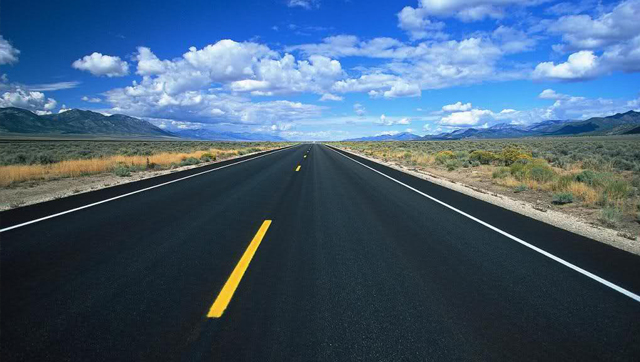
#> input picture images/road_4.jpg, 640 x 362 px
$ python road-segment.py   (Python 2 division)
#> lines starting #> are read from the running program, lines starting #| are printed output that depends on the picture; after the words box and inside, x2 and y2 are one past the last pixel; in counts of white or black regions, pixels touching at a corner belong together
import numpy as np
import cv2
from matplotlib import pyplot as plt
from PIL import Image
import imutils

def invert_img(img):
    img = (255-img)
    return img

def demi_img_fun(img):
    img_height = img.shape[0]
    img_width = img.shape[1]

    #img_demi = img[(img_height/2):img_height , 0:img_width]
    #img_demi = img[(img_height/2):img_height , (img_width/4):3*(img_width/4)]
    #img_demi = img[4*(img_height/5):img_height , 0:img_width]   # Don't use this, it fails on some test cases
    img_demi = img[4*(img_height/5):img_height , (img_width/4):3*(img_width/4)]

    return img_demi

def histogram_backprojection(img, img_demi):
    hsvt = cv2.cvtColor(img_demi,cv2.COLOR_BGR2HSV)
    hsvt_f = cv2.cvtColor(img,cv2.COLOR_BGR2HSV)

    # calculating object histogram
    roihist = cv2.calcHist([hsvt],[0, 1], None, [180, 256], [0, 180, 0, 256] )

    # normalize histogram and apply backprojection
    cv2.normalize(roihist,roihist,0,255,cv2.NORM_MINMAX)
    dst = cv2.calcBackProject([hsvt_f],[0,1],roihist,[0,180,0,256],1)

    # Now convolute with circular disc
    disc = cv2.getStructuringElement(cv2.MORPH_ELLIPSE,(5,5))
    cv2.filter2D(dst,-1,disc,dst)

    # threshold and binary AND
    ret,thresh = cv2.threshold(dst,50,255,0)
    thresh_one = thresh.copy()
    thresh = cv2.merge((thresh,thresh,thresh))
    #res = cv2.bitwise_and(img,thresh)

    return thresh

# [43 lines left out: functions morph_trans, watershed, not called in this run]


#img = cv2.imread('images/coins_clustered.jpg')


img = cv2.imread('images/road_4.jpg')
#> img is the input picture: shape (362, 640, 3); mean B, G, R 117.9, 92.9, 67.7
#img = cv2.imread('images/road_0.bmp')

img = imutils.resize(img, height = 300)
#> img: shape (300, 530, 3)

img_height = img.shape[0]
#> img_height = 300
img_width = img.shape[1]
#> img_width = 530

# Getting the lower part of the image
img_demi = demi_img_fun(img)
#> in demi_img_fun, `img_demi = img[4*(img_height/5):img_height , (img_width/4):3*(img_widt..`:
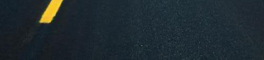
#> img_demi: shape (60, 264, 3); mean B, G, R 48, 42.7, 32.1
thresh = histogram_backprojection(img, img_demi)
#> in histogram_backprojection, `hsvt = cv2.cvtColor(img_demi,cv2.COLOR_BGR2HSV)`: hsvt: shape (60, 264, 3); mean H, S, V 100.7, 105.7, 51.3
#> in histogram_backprojection, `hsvt_f = cv2.cvtColor(img,cv2.COLOR_BGR2HSV)`: hsvt_f: shape (300, 530, 3); mean H, S, V 94.7, 115.3, 122.7
#> in histogram_backprojection, `roihist = cv2.calcHist([hsvt],[0, 1], None, [180, 256], [0, 180, 0, 25..`:
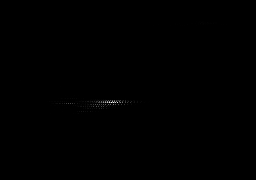
#> roihist: shape (180, 256) float32; min 0, max 395, mean 0.3; drawn with min black and max white
#> in histogram_backprojection, `cv2.normalize(roihist,roihist,0,255,cv2.NORM_MINMAX)`: roihist: shape (180, 256) float32; 2.55% of pixels changed, all inside (x1, y1, x2, y2) = (7, 10, 237, 174)
#> in histogram_backprojection, `dst = cv2.calcBackProject([hsvt_f],[0,1],roihist,[0,180,0,256],1)`:
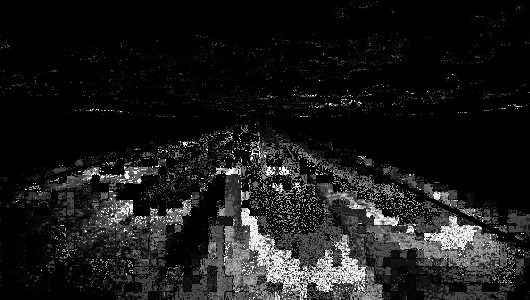
#> dst: shape (300, 530); min 0, max 255, mean 26.5
#> in histogram_backprojection, `cv2.filter2D(dst,-1,disc,dst)`:
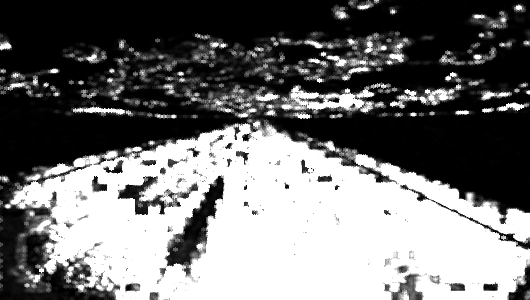
#> dst: shape (300, 530); min 0, max 255, mean 114.2
#> in histogram_backprojection, `ret,thresh = cv2.threshold(dst,50,255,0)`:
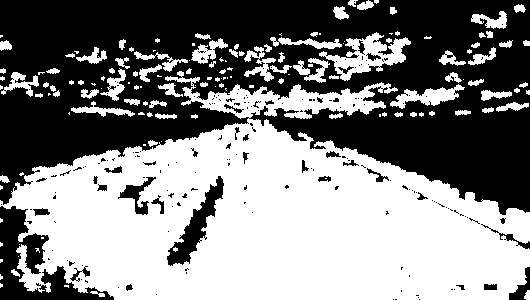
#> thresh: shape (300, 530); 50.9% white; 189 black regions (155 under 20 px), largest, box (x1, y1, x2, y2) and area: (0, 0, 530, 215) 69980, (0, 206, 114, 300) 3838, (167, 176, 224, 266) 1502
#thresh = morph_trans(thresh)


cv2.imshow('original', img)
cv2.imshow('result', thresh)
cv2.waitKey(0)


'''

gray = cv2.cvtColor(img, cv2.COLOR_BGR2GRAY)
ret, thresh = cv2.threshold(gray,0,255,cv2.THRESH_BINARY_INV+cv2.THRESH_OTSU)


thresh = invert_img(thresh)

sure_bg, sure_fg = watershed(img, thresh)


cv2.imshow('background',sure_bg)
cv2.imshow('foreground',sure_fg)
cv2.imshow('threshold',thresh)
cv2.imshow('result',img)


cv2.waitKey(0)
'''

$ run again, with images/road_0.bmp saved as images/road_4.jpg
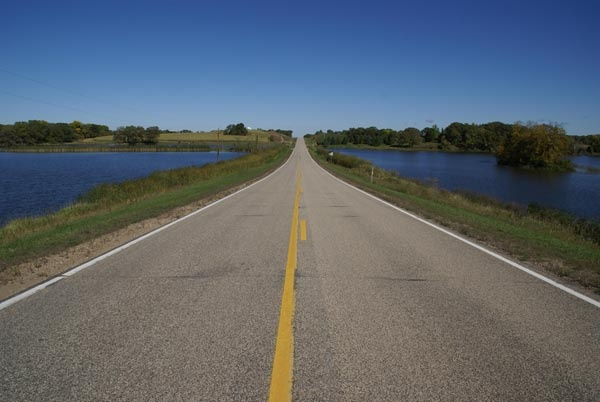
#> input picture images/road_0.bmp, 600 x 402 px
#> img is the input picture: shape (402, 600, 3); mean B, G, R 109.9, 101, 92.3
#> img: shape (300, 447, 3)
#> hsvt: shape (60, 222, 3); mean H, S, V 15.5, 52.3, 125.5
#> hsvt_f: shape (300, 447, 3); mean H, S, V 54.4, 89.7, 123.9
#> in histogram_backprojection, `dst = cv2.calcBackProject([hsvt_f],[0,1],roihist,[0,180,0,256],1)`:
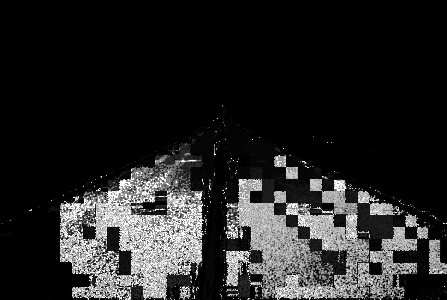
#> dst: shape (300, 447); min 0, max 255, mean 36.8
#> in histogram_backprojection, `ret,thresh = cv2.threshold(dst,50,255,0)`:
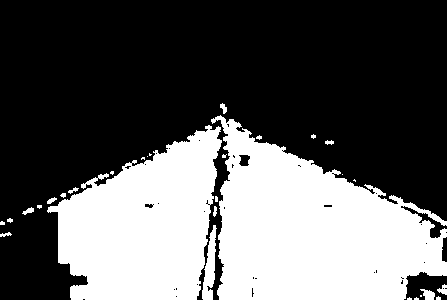
#> thresh: shape (300, 447); 36.2% white; 30 white regions (16 under 20 px), largest, box (x1, y1, x2, y2) and area: (211, 115, 447, 300) 27236, (47, 125, 222, 300) 20000, (202, 225, 217, 300) 605

$ run again, with images/road_0.jpg copied over images/road_4.jpg
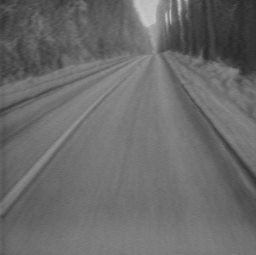
#> input picture images/road_0.jpg, 256 x 255 px
#> img is the input picture: shape (255, 256, 3); min 39, max 201, mean 106.6
#> img: shape (300, 301, 3)
#> in demi_img_fun, `img_demi = img[4*(img_height/5):img_height , (img_width/4):3*(img_widt..`:
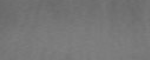
#> img_demi: shape (60, 150, 3); min 106, max 129, mean 118.5
#> hsvt: shape (60, 150, 3); mean H, S, V 0, 0, 118.5
#> hsvt_f: shape (300, 301, 3); mean H, S, V 0, 0, 106.5
#> dst: shape (300, 301); every value is 255
#> thresh: shape (300, 301, 3); every value is 255
